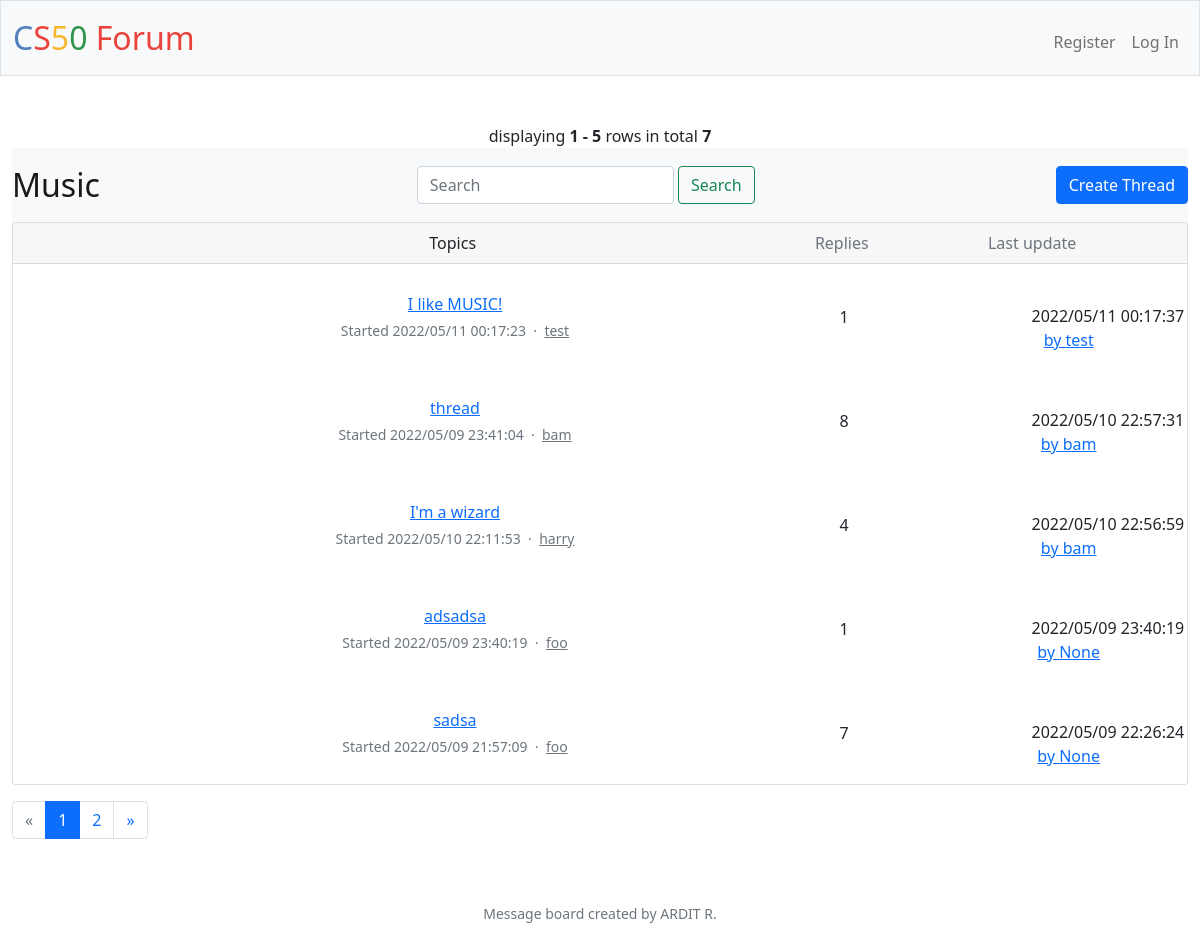
Before: /music with the older database file.
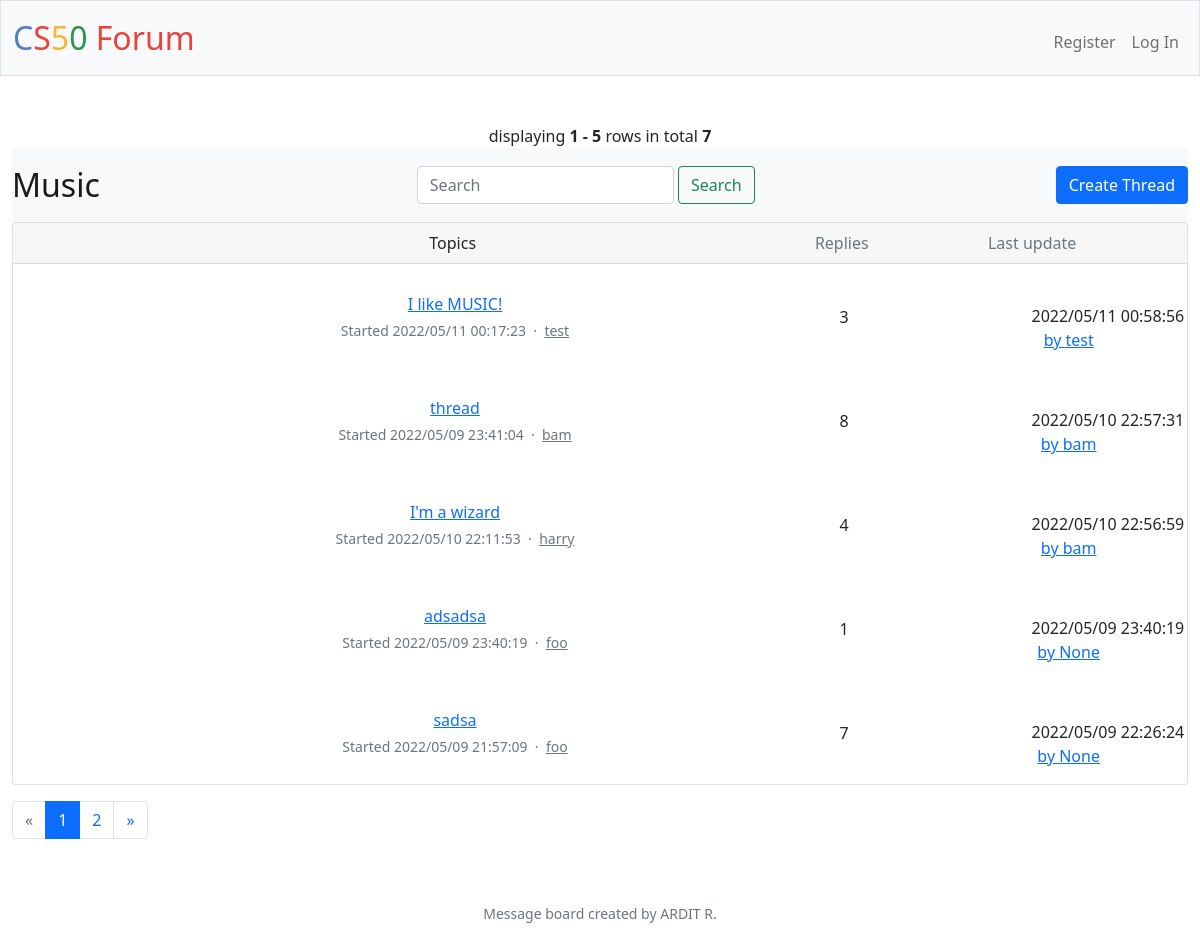
After: the same page with the newer database file.
### tables this page shows
CREATE TABLE thread (id INTEGER PRIMARY KEY AUTOINCREMENT NOT NULL, user TEXT NOT NULL, title TEXT NOT NULL, replies INTEGER NOT NULL DEFAULT 1, board TEXT NOT NULL, creation TEXT NOT NULL, latest TEXT NOT NULL, user_id INTEGER CANNOT BE NULL, latest_user TEXT, latest_id INTEGER);

### app.py (the view)
@app.route("/music")
def music():
    try:
        id = session["user_id"]
    except KeyError:
        id = ""
    row_user = db.execute("SELECT * FROM users WHERE id = ?", id)
    if len(row_user) < 1:
        user = ""
    else:
        user = row_user[0]["username"]
    rows = db.execute("SELECT * FROM thread WHERE board = 'music' ORDER BY latest DESC")
    page = request.args.get(get_page_parameter(), type=int, default=1)
    pagination = Pagination(page=page, per_page=5, total=len(rows), record_name='rows')
    i=(page-1) * 5
    rows1=rows[i:i+5]
    return render_template('music.html', pagination=pagination, rows=rows1, user=user)

### app.py (called while the page is built)
@app.after_request
def after_request(response):
    response.headers["Cache-Control"] = "no-cache, no-store, must-revalidate"
    response.headers["Expires"] = 0
    response.headers["Pragma"] = "no-cache"
    return response

### templates/music.html (shortened to what this page needs)
{% extends "layout.html" %}
{% block main %}
{{ pagination.info }}
    <nav class="navbar navbar-light bg-light">
        <a class="navbar-brand">Music</a>
        <form action="/search" method="get" class="form-inline">
            <div class="d-flex">
                <input class="form-control mr-sm-2" type="search" placeholder="Search" aria-label="Search" name="search">
                <button class="btn btn-outline-success my-2 my-sm-0" type="submit">Search</button>
            </div>
        </form>
        <a href="/thread" class="btn btn-primary">Create Thread</a>
    </nav>
    <link href="https://code.ionicframework.com/ionicons/2.0.1/css/ionicons.min.css" rel="stylesheet">
    <div class="card mb-3">
        <div class="card-header pl-0 pr-0">
            <div class="row no-gutters w-100 align-items-center">
                <div class="col ml-3" style="position:relative; left:55px">Topics</div>
                <div class="col-4 text-muted">
                    <div class="row no-gutters align-items-center">
                        <div class="col-4">Replies</div>
                        <div class="col-8">Last update</div>
                    </div>
                </div>
            </div>
        </div>
                {% for row in rows %}
                <div class="card-body py-3">
                    <div class="row no-gutters align-items-center">
                        <div class="col"> <a href="/viewthread?id={{ row["id"] }}" class="text-big" data-abc="true">{{ row["title"] }}</a>
                            <div class="text-muted small mt-1">Started {{ row["creation"] }} &nbsp;·&nbsp; <a href="/profile?id={{ row["user_id"] }}" class="text-muted" data-abc="true">{{ row["user"] }}</a></div>
                        </div>
                        <div class="d-none d-md-block col-4">
                            <div class="row no-gutters align-items-center">
                                <div class="col-4" style="position:relative; top:25px; left:-15px">{{ row["replies"] }}</div>
                                    <div class="media-body flex-truncate ml-2">
                                        <div class="col-8" style="margin-left: 180px">{{ row["latest"] }}</div> <a href="/profile?id={{ row["latest_id"] }}" class="col-8" style="margin-left: 160px" data-abc="true">by {{ row["latest_user"] }}</a>
                                    </div>
                            </div>
                        </div>
                    </div>
                </div>
                {% endfor %}
        </div>
{{ pagination.links }}
{% endblock %}

Changed rows visible on the page:
changed thread "I like MUSIC!": replies "1" → "3"; latest "2022/05/11 00:17:37" → "2022/05/11 00:58:56"
